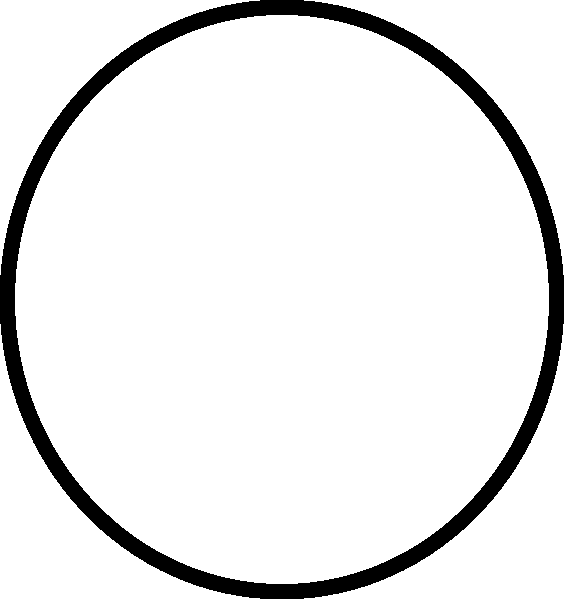
//> input picture projOpenCV/TestSqueletteOpirf/cercle.png, 564 x 599 px
$ ./CircleExtractor   (built with g++ and OpenCV 4)
//> lines starting //> are read from the running program, lines starting //| are printed output that depends on the picture; after the words box and inside, x2 and y2 are one past the last pixel; in counts of white or black regions, pixels touching at a corner belong together
#include "opencv2/highgui/highgui.hpp"
#include "opencv2/imgproc/imgproc.hpp"
#include <iostream>
#include <stdio.h>

using namespace cv;

/** @function main */
int main(int argc, char** argv)
{
  Mat src, src_gray;

  /// Read the image
  src = imread("cercle.png");
//> src is the input picture: 599 rows x 564 cols, CV_8UC3; 91.8% white; 1 black region, box (x1, y1, x2, y2) and area: (0, 0, 564, 599) 27778

  if( !src.data )
    { return -1; }

  /// Convert it to gray
  cvtColor( src, src_gray, CV_BGR2GRAY );

  /// Reduce the noise so we avoid false circle detection
  GaussianBlur( src_gray, src_gray, Size(9, 9), 2, 2 );
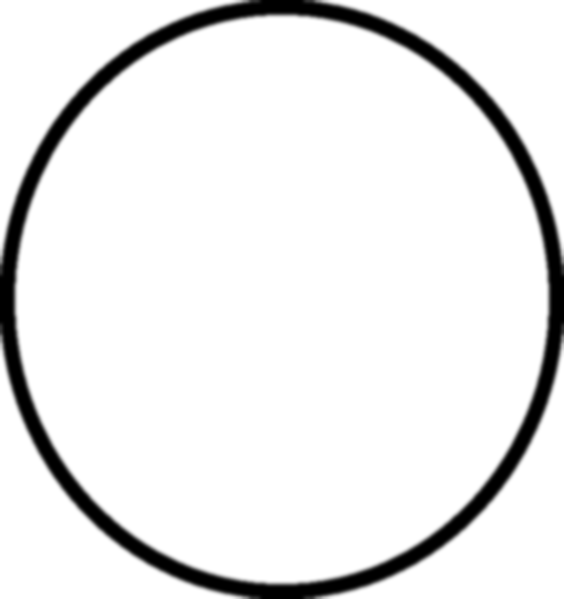
//> src_gray: 599 rows x 564 cols, CV_8UC1; min 0, max 255, mean 234

  vector<Vec3f> circles;

  /// Apply the Hough Transform to find the circles
  HoughCircles( src_gray, circles, CV_HOUGH_GRADIENT, 1, src_gray.rows/8, 200, 100, 0, 0 );
//> circles = 1 circle (x, y, radius): [281.5, 279.5, 277.7]


  std::cout << circles.size() << std::endl;
//| 1

  /// Draw the circles detected
  for( size_t i = 0; i < circles.size(); i++ )
  {
      Point center(cvRound(circles[i][0]), cvRound(circles[i][1]));
      int radius = cvRound(circles[i][2]);
      // circle center
      circle( src, center, 3, Scalar(0,255,0), -1, 8, 0 );
      // circle outline
      circle( src, center, radius, Scalar(0,0,255), 3, 8, 0 );
   }
//> this loop made 1 pass
//> (center, radius) on pass 1: (Point(282, 280), 278)
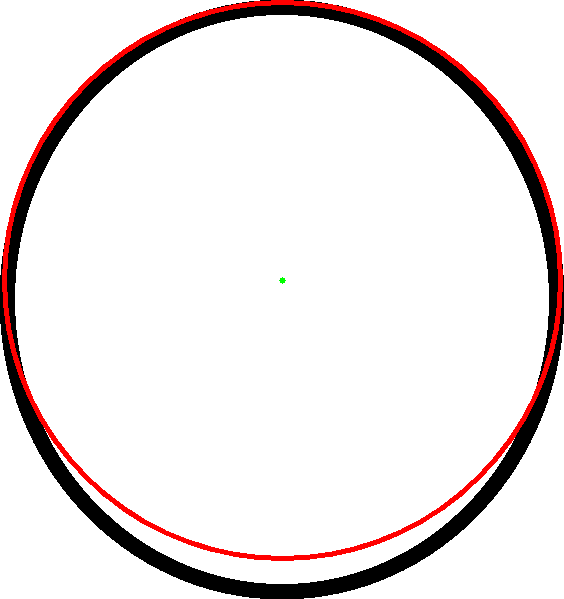
//> src: 599 rows x 564 cols, CV_8UC3; 2.61% of pixels changed, all inside (x1, y1, x2, y2) = (2, 0, 563, 561)

  /// Show your results
  namedWindow( "Hough Circle Transform Demo", CV_WINDOW_AUTOSIZE );
  imshow( "Hough Circle Transform Demo", src );

  waitKey(0);
  return 0;
}

$ run again, with projOpenCV/TestSqueletteOpirf/crosses_detect.png copied over projOpenCV/TestSqueletteOpirf/cercle.png
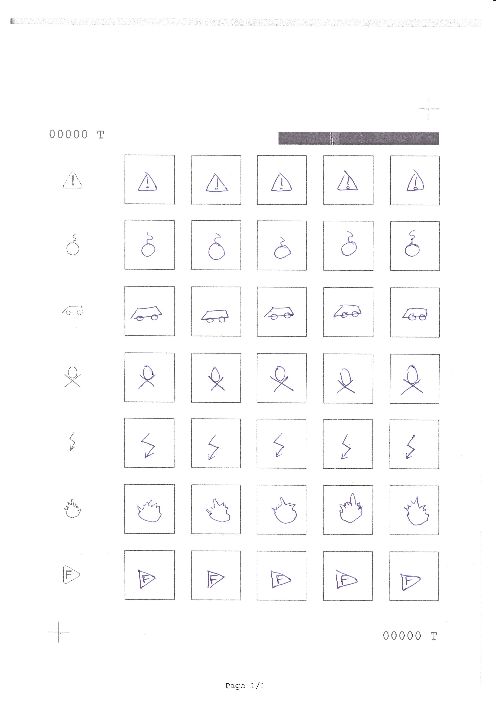
//> input picture projOpenCV/TestSqueletteOpirf/crosses_detect.png, 496 x 701 px
//> src is the input picture: 701 rows x 496 cols, CV_8UC3; mean B, G, R 251.3, 250.9, 251.1
//> `GaussianBlur( src_gray, src_gray, Size(9, 9), 2, 2 );`:
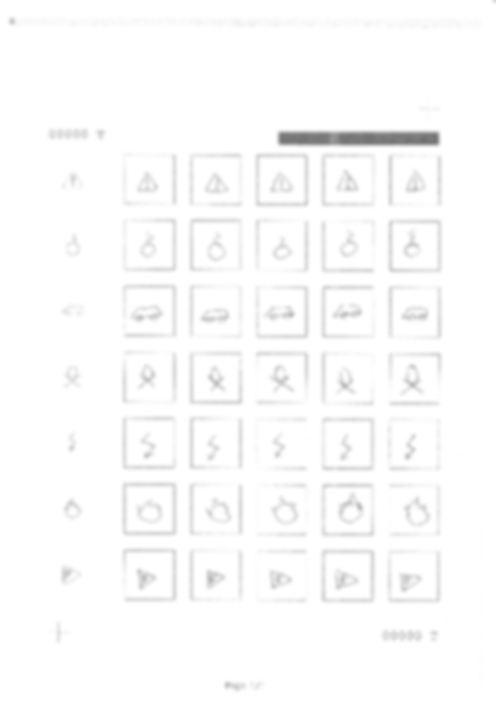
//> src_gray: 701 rows x 496 cols, CV_8UC1; min 110, max 255, mean 251
//> circles = empty
//| 0
